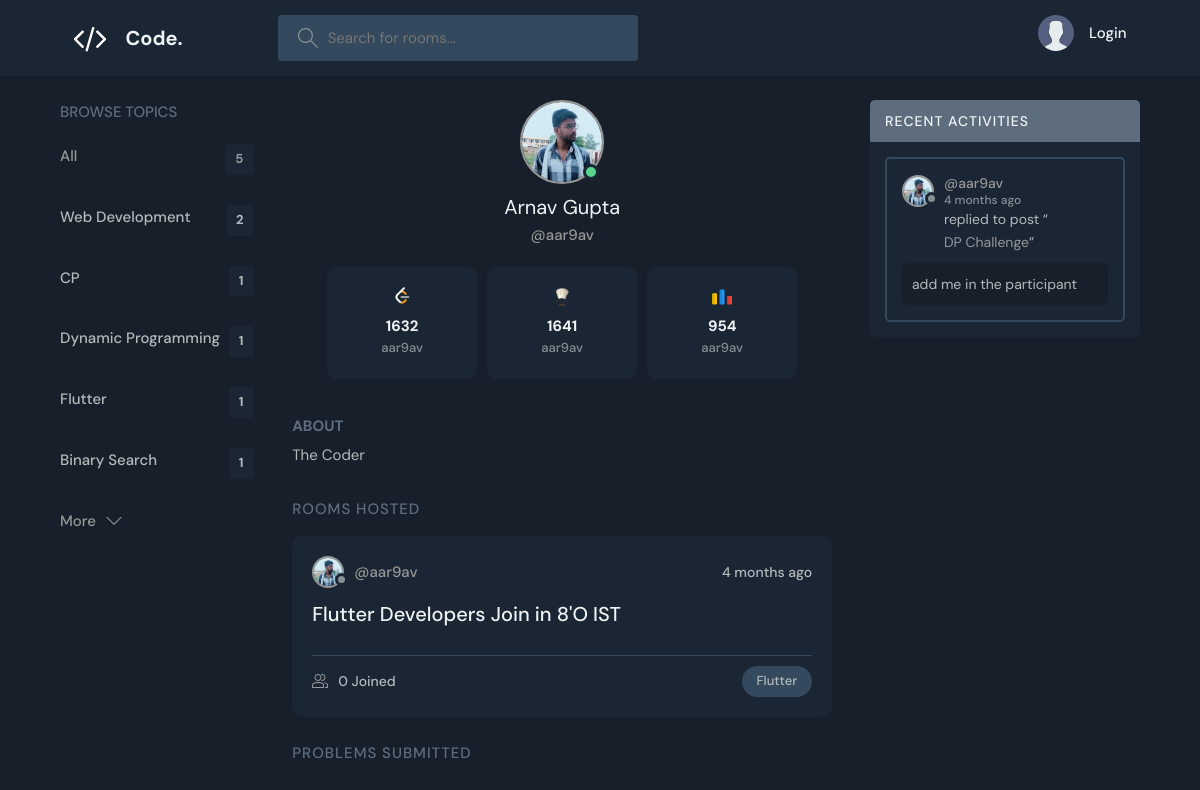
/profile/aar9av/, run on the app's committed database.
### base/models.py (models this page shows, shortened)
class Topic(models.Model):
    name = models.CharField(max_length=200)

class User(AbstractBaseUser):
    username = models.CharField(max_length=255, primary_key=True)
    first_name = models.CharField(max_length=255)
    last_name = models.CharField(max_length=255)
    email = models.EmailField(unique=True, null=True)
    bio = models.TextField(null=True)
    gender = models.CharField(max_length=6, choices=[('Male', 'Male'), ('Female', 'Female'), ('Other', 'Other')], default='Male')
    codechef_id = models.CharField(max_length=255, null=True)
    leetcode_id = models.CharField(max_length=255, null=True)
    codeforces_id = models.CharField(max_length=255, null=True)
    codechef_rating = models.IntegerField(null=True, default=0)
    leetcode_rating = models.IntegerField(null=True, default=0)
    codeforces_rating = models.IntegerField(null=True, default=0)
    created_at = models.DateTimeField(default=timezone.now, null=True)
    last_edited_at = models.DateTimeField(auto_now=True)
    is_active = models.BooleanField(default=True)
    is_admin = models.BooleanField(default=False)
    objects = UserManager()
    avatar = models.ImageField(null=True, default="avatar.svg")
    USERNAME_FIELD = 'email'
    REQUIRED_FIELDS = ['first_name', 'last_name', 'username']
    @property
    def leetcode_url(self):
        return f"https://leetcode.com/{self.leetcode_id}"
    @property
    def codeforces_url(self):
        return f"https://codeforces.com/profile/{self.codeforces_id}"
    @property
    def codechef_url(self):
        return f"https://www.codechef.com/users/{self.codechef_id}"
    def __str__(self):
        return self.first_name + ' ' + self.last_name

class Room(models.Model):
    host = models.ForeignKey(User, on_delete=models.SET_NULL, null=True)
    topic = models.ForeignKey(Topic, on_delete=models.SET_NULL, null=True) # if the Topic were defined below all other models, it should be wrapped in single quotes.
    name = models.CharField(max_length=200)
    description = models.TextField(null=True, blank=True)
    participants = models.ManyToManyField(User, related_name='participants', blank=True) # current active people
    updated = models.DateTimeField(auto_now=True) # we will be automatically sets to the time when last updated.
    created = models.DateTimeField(auto_now_add=True)
    class Meta:
        ordering = ['-updated', '-created'] # - is to set the ordering in descending order, without this, it is automatically set in ascending order
    def __str__(self):
        return self.name # the only difference from auto_now is that it gets its value only once the first time when the table was created

class Message(models.Model):
    user = models.ForeignKey(User, on_delete=models.CASCADE)
    room = models.ForeignKey(Room, on_delete=models.CASCADE) # in place of cascade, you could do SET_NULL to avoid deleting messages when Room is deleted. Cascade means it gets deleted when it is deleted.
    body = models.TextField()
    updated = models.DateTimeField(auto_now=True)
    created = models.DateTimeField(auto_now_add=True)
    class Meta:
        ordering = ['-updated', '-created'] # - is to set the ordering in descending order, without this, it is automatically set in ascending order

### base/views.py (the view)
# urls.py: path('profile/<str:username>/', views.userProfile, name='user-profile'),
def userProfile(request, username):
    user = User.objects.get(username=username)
    rooms = user.room_set.all()
    room_messages = user.message_set.all()
    topics = Topic.objects.all()
    context = {'user' : user, 'rooms' : rooms, 'room_messages' : room_messages, 'topics' : topics}
    return render(request, 'base/profile.html', context)

### base/templates/base/profile.html (shortened to what this page needs)
{% extends 'main.html' %}
{% load static %}
{% block content %}
<main class="profile-page layout layout--3">
  <div class="container">
    {% include 'base/topics_component.html' %}
    <div class="roomList">
      <div class="profile">
        <div class="profile__avatar">
          <div class="avatar avatar--large active">
            <img src="{{user.avatar.url}}" />
          </div>
        </div>
        <div class="profile__info">
          <div>
            <h3>{{user}}</h3>
            <p>@{{user.username}}</p>
          </div>
        </div>
        <div class="profile__links">
          <a href="{{user.leetcode_url}}" target="_blank">
            <div class="platform__card">
                <img src="{% static 'images/leetcode.png' %}" alt="leetcode" style="width: 20px; height: 20px;">
                <h2>{{user.leetcode_rating}}</h2>
                <p>{{user.leetcode_id}}</p>
            </div>
          </a>
          <a href="{{user.codechef_url}}" target="_blank">
            <div class="platform__card">
                <img src="{% static 'images/codechef.png' %}" alt="leetcode" style="width: 20px; height: 20px;">
                <h2>{{user.codechef_rating}}</h2>
                <p>{{user.codechef_id}}</p>
            </div>
          </a>
          <a href="{{user.codeforces_url}}" target="_blank">
            <div class="platform__card">
                <img src="{% static 'images/codeforces.png' %}" alt="leetcode" style="width: 20px; height: 20px;">
                <h2>{{user.codeforces_rating}}</h2>
                <p>{{user.codeforces_id}}</p>
            </div>
          </a>
        </div>
        <div class="profile__about">
          <h3>About</h3>
          <p>{{user.bio}}</p>
        </div>
      </div>
      <div class="roomList__header">
        <div>
          <h2>Rooms Hosted</h2>
        </div>
      </div>
      {% include 'base/feed_component.html' %}
      <div class="roomList__header">
        <div>
          <h2>Problems Submitted</h2>
        </div>
      </div>
    </div>
    {% include 'base/activity_component.html' %}
  </div>
</main>
{%endblock content %}

### templates/main.html (shortened to what this page needs)
<!DOCTYPE html>
{% load static %}
<html lang="en">
  <head>
    <link rel="stylesheet" href="{% static 'styles/style.css' %}" />
  </head>
  <body>
    {% include 'navbar.html' %}
    {% block content %}
    {% endblock %}
  </body>
</html>

### templates/navbar.html (shortened to what this page needs)
{% load static %}
<header class="header header--loggedIn">
    <div class="container">
    <a href="{% url 'home' %}" class="header__logo">
        <img src="{% static 'images/logo.svg' %}" />
        <h1>Code.</h1>
    </a>
    <form class="header__search" method="GET" action="{% url 'home' %}">
        <label>
        <input name="q" placeholder="Search for rooms..." />
        </label>
    </form>
    <nav class="header__menu">
        {% if request.user.is_authenticated %}
            <a href="{% url 'user-profile' request.user.username %}">
                <div class="header__user">
                    <div class="avatar avatar--medium active">
                        <img src="{{request.user.avatar.url}}" />
                    </div>
                <p>{{request.user}} <span>@{{request.user.username}}</span></p>
            </a>
            <button class="dropdown-button">
                <svg version="1.1" xmlns="http://www.w3.org/2000/svg" width="32" height="32" viewBox="0 0 32 32">
                    <title>chevron-down</title>
                    <path d="M16 21l-13-13h-3l16 16 16-16h-3l-13 13z"></path>
                </svg>
            </button>
        </div>
        {% else %}
        <a href="{% url 'login' %}">
            <img src="{% static 'images/avatar.svg' %}" />
            <p>Login</p>
        </a>
        {% endif %}
    </nav>
    </div>
</header>

### base/templates/base/topics_component.html
<div class="topics">
    <div class="topics__header">
        <h2>Browse Topics</h2>
    </div>
    <ul class="topics__list">
        <li>
            <a href="{%url 'home' %}" class="active">All <span>{{topics.count}}</span></a>
        </li>
        {% for topic in topics %}
        <li>
            <a href="{%url 'home' %}?q={{topic.name}}">{{topic.name}}<span>{{topic.room_set.all.count}}</span></a>
        </li>
        {% endfor%}
    </ul>
    <a class="btn btn--link" href="{% url 'topics' %}">
        More
        <svg version="1.1" xmlns="http://www.w3.org/2000/svg" width="32" height="32" viewBox="0 0 32 32">
            <title>chevron-down</title>
            <path d="M16 21l-13-13h-3l16 16 16-16h-3l-13 13z"></path>
        </svg>
    </a>
</div>

### base/templates/base/feed_component.html (shortened to what this page needs)
{% for room in rooms %}
<div class="roomListRoom">
    <div class="roomListRoom__header">
        <a href="{% url 'user-profile' room.host.username %}" class="roomListRoom__author">
            <div class="avatar avatar--small">
                <img src="{{room.host.avatar.url}}" />
            </div>
            <span>@{{room.host.username}}</span>
        </a>
        <div class="roomListRoom__actions">
            <span>{{room.created | timesince}} ago</span>
        </div>
    </div>
    <div class="roomListRoom__content">
        <a href="{% url 'room' room.id %}">{{room.name}}</a>
    </div>
    <div class="roomListRoom__meta">
        <a href="{% url 'room' room.id %}" class="roomListRoom__joined">
            {{room.participants.all.count}} Joined
        </a>
        <p class="roomListRoom__topic">{{room.topic.name}}</p>
    </div>
</div>
{% endfor %}

### base/templates/base/activity_component.html (shortened to what this page needs)
<div class="activities">
    <div class="activities__header">
        <h2>Recent Activities</h2>
    </div>
    {% for message in room_messages %}
    <div class="activities__box">
        <div class="activities__boxHeader roomListRoom__header">
            <a href="{% url 'user-profile' message.user.username %}" class="roomListRoom__author">
                <div class="avatar avatar--small">
                    <img src="{{message.user.avatar.url}}" />
                </div>
                <p>
                    @{{message.user.username}}
                    <span>{{message.created | timesince}} ago</span>
                </p>
            </a>
        </div>
        <div class="activities__boxContent">
            <p>replied to post “<a href="{%url 'room' message.room.id %}">{{message.room}}</a>”</p>
            <div class="activities__boxRoomContent">
                {{message.body}}
            </div>
        </div>
    </div>
    {% endfor %}
</div>

### data on the page
Topic: name "Web Development", room_set.all.count "2"
Topic: name "CP", room_set.all.count "1"
Topic: name "Dynamic Programming", room_set.all.count "1"
Topic: name "Flutter", room_set.all.count "1"
Topic: name "Binary Search", room_set.all.count "1"
User: avatar (picture), first_name+last_name "Arnav Gupta", username "aar9av", leetcode_rating "1632", leetcode_id "aar9av", codechef_rating "1641", codechef_id "aar9av", codeforces_rating "954", codeforces_id "aar9av", bio "The Coder"
Room: host.avatar (picture), host.username "aar9av", created "4 months", name "Flutter Developers Join in 8'O IST", participants.all.count "0", topic.name "Flutter"
Message: user.avatar (picture), user.username "aar9av", created "4 months", room "DP Challenge", body "add me in the participant"

### other printed values
{{ topics.count }} "5"
